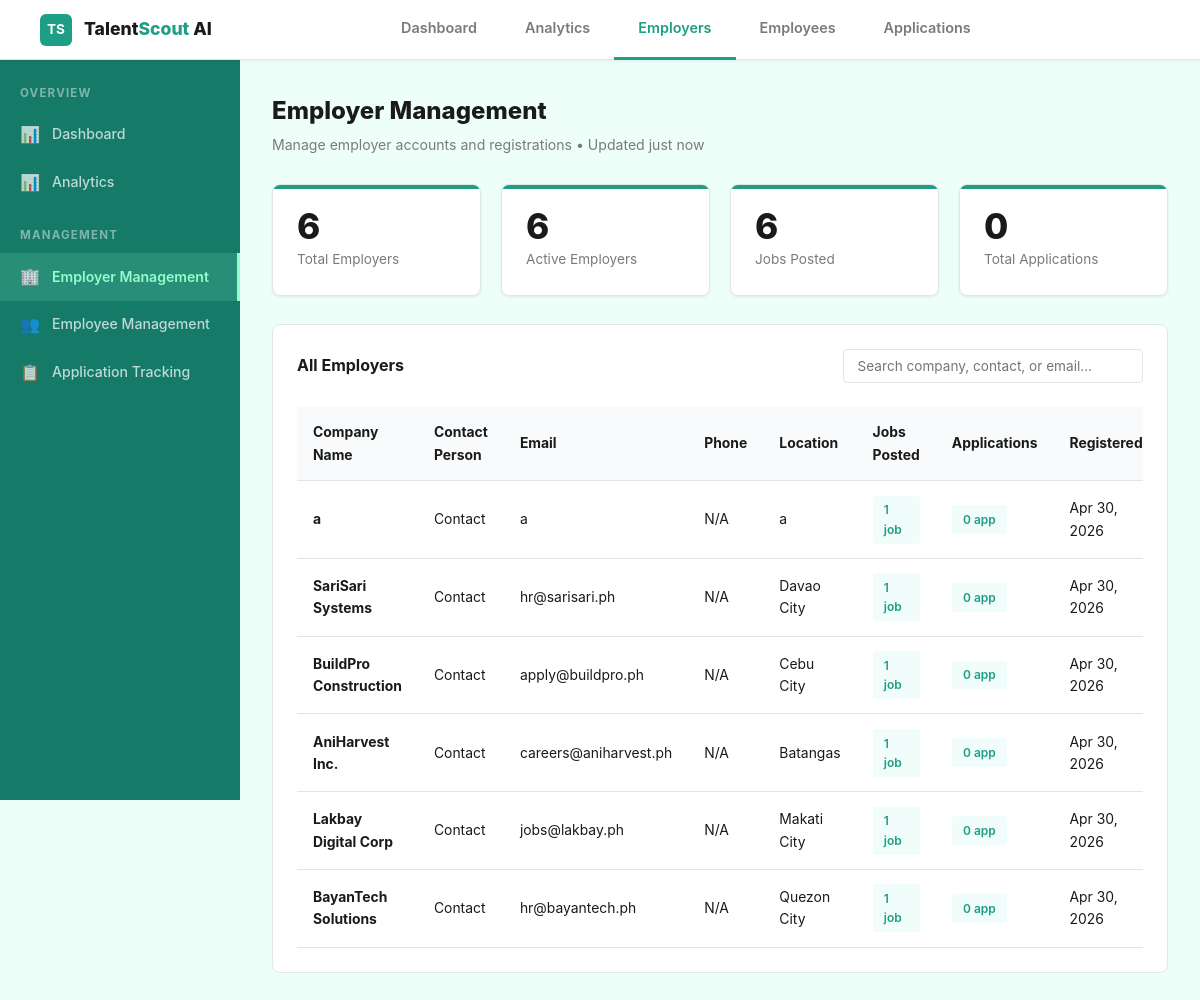
The page /peso-dashboard/modules/employer-management/index.php on the database its author committed.
### tables this page shows
CREATE TABLE `employer` (
  `employer_id` int(11) NOT NULL,
  `company_name` varchar(255) DEFAULT NULL,
  `email` varchar(255) DEFAULT NULL,
  `password` varchar(255) DEFAULT NULL,
  `address` varchar(255) DEFAULT NULL,
  `status` varchar(50) DEFAULT NULL
);

### peso-dashboard/modules/employer-management/index.php (the view, shortened to what this page needs)
<?php
$stats = array(
  'total' => 0,
  'active' => 0,
  'jobs_posted' => 0,
  'applications' => 0
);
$employers = array();
try {
  $conn = getConnection();
  $sql = "SELECT COUNT(*) as total FROM employer";
  $result = $conn->query($sql);
  if ($result && $row = $result->fetch_assoc()) {
    $stats['total'] = $row['total'];
  }
  $sql = "SELECT COUNT(DISTINCT e.employer_id) as count FROM employer e JOIN job_post j ON e.employer_id = j.employer_id";
  $result = $conn->query($sql);
  if ($result && $row = $result->fetch_assoc()) {
    $stats['active'] = $row['count'];
  }
  $sql = "SELECT COUNT(*) as count FROM job_post";
  $result = $conn->query($sql);
  if ($result && $row = $result->fetch_assoc()) {
    $stats['jobs_posted'] = $row['count'];
  }
  $sql = "SELECT COUNT(*) as count FROM application";
  $result = $conn->query($sql);
  if ($result && $row = $result->fetch_assoc()) {
    $stats['applications'] = $row['count'];
  }
  $sql = "SELECT
    e.employer_id,
    e.company_name,
    e.email,
    'Contact' as contact_person,
    'N/A' as phone,
    e.address as location,
    CURDATE() as created_at,
    COUNT(DISTINCT j.job_post_id) as jobs_count,
    COUNT(DISTINCT a.application_id) as app_count
  FROM employer e
  LEFT JOIN job_post j ON e.employer_id = j.employer_id
  LEFT JOIN application a ON j.job_post_id = a.job_post_id
  GROUP BY e.employer_id
  ORDER BY e.employer_id DESC
  LIMIT 100";
  $result = $conn->query($sql);
  if ($result && $result->num_rows > 0) {
    while ($row = $result->fetch_assoc()) {
      $employers[] = $row;
    }
  }
} catch (Exception $e) {
  error_log("Employer Management Error: " . $e->getMessage());
}
?>
<!DOCTYPE html>
<html lang="en">
<head>
  <link rel="stylesheet" href="../../../styles/global.css">
</head>
<body>
<nav class="navbar">
  <a href="../../index.php" class="nav-logo">
    <div class="nav-logo-icon">TS</div>
    <span class="nav-logo-text">Talent<span>Scout</span> AI</span>
  </a>
  <ul class="nav-links">
    <li><a href="../../index.php">Dashboard</a></li>
    <li><a href="../analytics/">Analytics</a></li>
    <li><a href="./" class="active">Employers</a></li>
    <li><a href="../employee-management/">Employees</a></li>
    <li><a href="../application-tracking/">Applications</a></li>
  </ul>
</nav>
<div class="admin-wrapper">
  <aside class="admin-sidebar">
    <div class="sidebar-menu-label">Overview</div>
    <a href="../../index.php" class="sidebar-link"><span class="icon">📊</span> Dashboard</a>
    <a href="../analytics/" class="sidebar-link"><span class="icon">📊</span> Analytics</a>
    <div class="sidebar-menu-label">Management</div>
    <a href="./" class="sidebar-link active"><span class="icon">🏢</span> Employer Management</a>
    <a href="../employee-management/" class="sidebar-link"><span class="icon">👥</span> Employee Management</a>
    <a href="../application-tracking/" class="sidebar-link"><span class="icon">📋</span> Application Tracking</a>
  </aside>
  <main class="admin-content">
    <div class="admin-page-header">
      <div>
        <div class="admin-page-title">Employer Management</div>
        <div class="admin-page-sub">Manage employer accounts and registrations • Updated just now</div>
      </div>
    </div>
    <div class="stats-grid">
      <div class="kpi-card">
        <div class="kpi-value"><?php echo $stats['total']; ?></div>
        <div class="kpi-label">Total Employers</div>
      </div>
      <div class="kpi-card">
        <div class="kpi-value"><?php echo $stats['active']; ?></div>
        <div class="kpi-label">Active Employers</div>
      </div>
      <div class="kpi-card">
        <div class="kpi-value"><?php echo $stats['jobs_posted']; ?></div>
        <div class="kpi-label">Jobs Posted</div>
      </div>
      <div class="kpi-card">
        <div class="kpi-value"><?php echo $stats['applications']; ?></div>
        <div class="kpi-label">Total Applications</div>
      </div>
    </div>
    <div class="card">
      <div style="display:flex;justify-content:space-between;align-items:center;margin-bottom:1.5rem;">
        <div class="card-title" style="margin:0;">All Employers</div>
        <input type="text" id="searchInput" class="input" placeholder="Search company, contact, or email..." style="width:300px;font-size:0.85rem;padding:0.5rem 0.85rem;">
      </div>
      <?php if (!empty($employers)): ?>
      <div class="table-wrapper">
        <table id="employersTable">
          <thead>
            <tr>
              <th>Company Name</th>
              <th>Contact Person</th>
              <th>Email</th>
              <th>Phone</th>
              <th>Location</th>
              <th>Jobs Posted</th>
              <th>Applications</th>
              <th>Registered</th>
            </tr>
          </thead>
          <tbody>
            <?php foreach ($employers as $emp): ?>
            <tr class="empr-row" data-search="<?php echo strtolower($emp['company_name'] . ' ' . ($emp['contact_person'] ?? '') . ' ' . $emp['email'] . ' ' . ($emp['location'] ?? '')); ?>">
              <td><strong><?php echo htmlspecialchars($emp['company_name']); ?></strong></td>
              <td><?php echo htmlspecialchars($emp['contact_person'] ?? '-'); ?></td>
              <td><?php echo htmlspecialchars($emp['email']); ?></td>
              <td><?php echo htmlspecialchars($emp['phone'] ?? '-'); ?></td>
              <td><?php echo htmlspecialchars($emp['location'] ?? '-'); ?></td>
              <td><span class="stat-badge"><?php echo $emp['jobs_count']; ?> job</span></td>
              <td><span class="stat-badge"><?php echo $emp['app_count']; ?> app</span></td>
              <td><?php echo date('M d, Y', strtotime($emp['created_at'])); ?></td>
            </tr>
            <?php endforeach; ?>
          </tbody>
        </table>
      </div>
      <?php else: ?>
      <p style="color: #999; text-align: center; padding: 2rem;">No employers found</p>
      <?php endif; ?>
    </div>
  </main>
</div>
</body>
</html>

### styles/global.css (style rules this page uses)
:root { --nav-height: 60px; --primary-dark: #1e9e86; --primary-mid: #4fbfa4; --primary-light: #98fbcb; --primary-lighter: #d4f7ed; --primary: #d4f7ed; --primary-darker: #157a68; --text-dark: #1a1a1a; --text-mid: #4a4a4a; --text-light: #7a7a7a; --text-muted: #a0a0a0; --bg-light: #f8fffe; --bg-lighter: #eefff9; --border: #e0e8e5; --radius: 8px; --radius-sm: 4px; --shadow-sm: 0 1px 3px rgba(0, 0, 0, 0.08); --shadow: 0 4px 12px rgba(30, 158, 134, 0.15); --shadow-lg: 0 10px 30px rgba(30, 158, 134, 0.2); }
* { margin: 0; padding: 0; box-sizing: border-box; }
html { scroll-behavior: smooth; }
body { font-family: -apple-system, BlinkMacSystemFont, "Segoe UI", Roboto, "Helvetica Neue", Arial, sans-serif; color: var(--text-dark); line-height: 1.6; background: white; transition: background-color 0.3s ease; }
a { color: inherit; text-decoration: none; }
.navbar { display: flex; align-items: center; justify-content: space-between; height: var(--nav-height); padding: 0 2.5rem; background: white; border-bottom: 1px solid var(--border); position: sticky; top: 0; z-index: 100; box-shadow: var(--shadow-sm); }
.nav-logo { display: flex; align-items: center; gap: 0.75rem; font-weight: 800; font-size: 1.1rem; color: var(--text-dark); text-decoration: none; }
.nav-logo-icon { width: 32px; height: 32px; background: var(--primary-dark); color: white; border-radius: 6px; display: flex; align-items: center; justify-content: center; font-weight: 700; font-size: 0.85rem; }
.nav-logo-text { display: none; }
@media (min-width: 768px) { .nav-logo-text { display: inline; } }
@media (min-width: 768px) { .nav-logo-text span { color: var(--primary-dark); } }
.nav-links { display: flex; gap: 0; list-style: none; margin: 0 auto; flex: 1; justify-content: center; }
.nav-links li { display: flex; align-items: center; }
.nav-links a { display: flex; align-items: center; padding: 0 1.5rem; height: var(--nav-height); font-weight: 600; font-size: 0.9rem; color: var(--text-light); border-bottom: 3px solid transparent; transition: all 0.25s ease; position: relative; }
.nav-links a.active { color: var(--primary-dark); border-bottom-color: var(--primary-dark); }
input[type="text"], input[type="email"], input[type="password"], input[type="number"], input[type="date"], input[type="tel"], .input, textarea, .textarea, select, .select { width: 100%; padding: 0.7rem 0.875rem; border: 1.5px solid var(--border); border-radius: var(--radius-sm); font-size: 0.9rem; font-family: inherit; color: var(--text-dark); background: white; transition: all 0.2s ease; }

### rows shown on the page
employer: employer_id "6", company_name "a", contact_person "Contact", email "a", phone "N/A", address "a", jobs_count "1", app_count "0", created_at "Apr 30, 2026"
employer: company_name "SariSari Systems", contact_person "Contact", email "hr@sarisari.ph", phone "N/A", address "Davao City", jobs_count "1", app_count "0", created_at "Apr 30, 2026"
employer: company_name "BuildPro Construction", contact_person "Contact", email "apply@buildpro.ph", phone "N/A", address "Cebu City", jobs_count "1", app_count "0", created_at "Apr 30, 2026"
employer: company_name "AniHarvest Inc.", contact_person "Contact", email "careers@aniharvest.ph", phone "N/A", address "Batangas", jobs_count "1", app_count "0", created_at "Apr 30, 2026"
employer: company_name "Lakbay Digital Corp", contact_person "Contact", email "jobs@lakbay.ph", phone "N/A", address "Makati City", jobs_count "1", app_count "0", created_at "Apr 30, 2026"
employer: company_name "BayanTech Solutions", contact_person "Contact", email "hr@bayantech.ph", phone "N/A", address "Quezon City", jobs_count "1", app_count "0", created_at "Apr 30, 2026"

### other values the page prints
$stats['applications'] "0"
